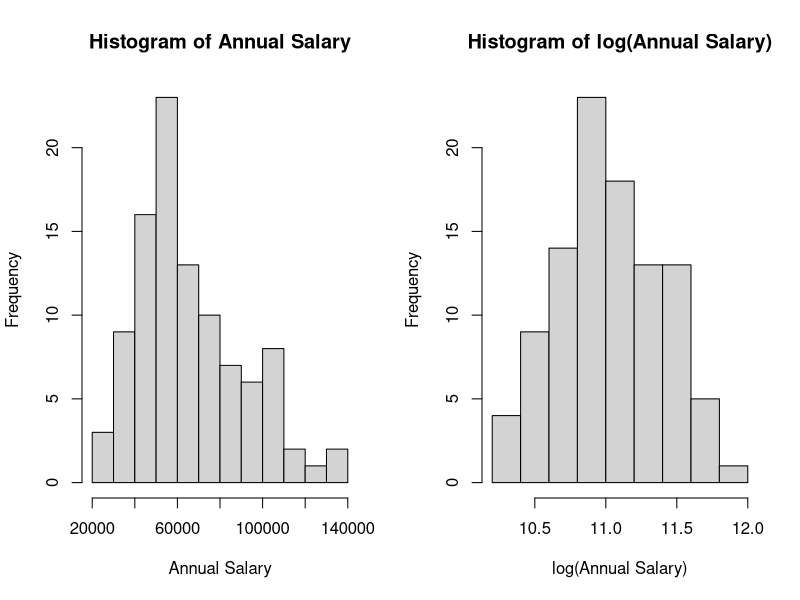
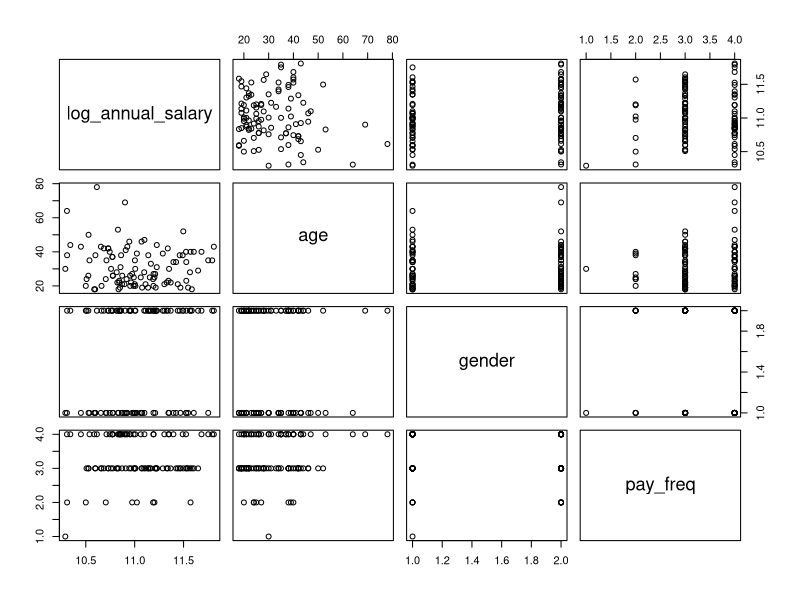

Here is the R script that generated these plots, in order:
cutomer_details <- read.csv("../data/customer_id.csv")

cutomer_details <- cutomer_details[, c(1, 2, 3, 5, 6, 4)]

attach(cutomer_details)

gender <- factor(gender)
pay_freq <- factor(pay_freq)

cutomer_details$gender_num = as.numeric(gender)
cutomer_details$pay_freq_num = as.numeric(pay_freq)

# Data Explanatory Analysis
par(mfrow=c(1,2))
hist(annual_salary, xlab="Annual Salary", main="Histogram of Annual Salary")
hist(log(annual_salary), xlab="log(Annual Salary)", main="Histogram of log(Annual Salary)")


transform_y <- cutomer_details[,5:8]
transform_y$annual_salary <- log(transform_y$annual_salary)

names(transform_y)[1] <- "log_annual_salary"
names(transform_y)[3] <- "gender"
names(transform_y)[4] <- "pay_freq"


pairs(transform_y)


lm <- lm(transform_y$log_annual_salary~transform_y$pay_freq)
summary(lm)
